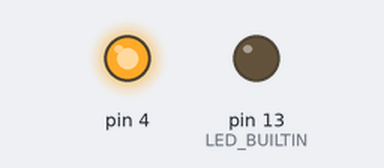
A sketch run on a simulated Arduino Uno, built with avr-gcc and run on an emulated ATmega328P. On the bench: output pins drawn as LEDs (lit = HIGH).

Above: at 0.16 s.
At 4.1 s:
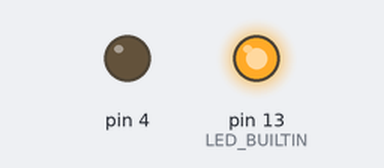
At 6.2 s:
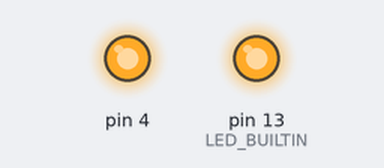
Timing chart, 0 to 10.7 s (numbered marks = the images above):
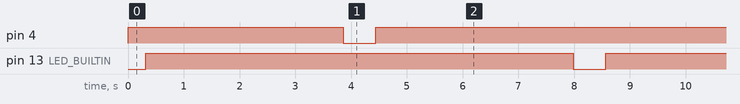

Measured:
- by itself, pin 4: repeats every 8.2 s: LOW 0.58 s, HIGH 7.7 s
- by itself, pin 13 (LED_BUILTIN): alternates HIGH for 7.7 s and LOW for 0.58 s
- by itself, everything shown: repeats every 8.2 s, in 4 steps

The sketch:

lab1_breathing_lamp.ino
```cpp
// mqp

//void setup() {
//  Serial.begin(115200);
//  // put your setup code here, to run once:
//
//}
//
//void loop() {
//  // put your main code here, to run repeatedly:
//FlasgMode_t ideMode=ESP.getFlashChipMode();
//String coreVersion=ESP.getCoreVersion();
//Serial.print(F("Ardui  :"));
//Serial.println(coreVersion);
//Serial.printf("Flasg rel  Id : %08X \n",ESP.getFlashChipId());
//delay(1000);
//}

//void setup()
//{
//  Serial.begin(9600);
//}
//
//void loop()
//{
//  FlashMode_t ideMode = ESP.getFlashChipMode();
//  String coreVersion = ESP.getCoreVersion();
//  Serial.print(F("Arduino Core For ESP8266 Version"));
//  Serial.println(coreVersion);
//  Serial.printf("Flash real id: %08X\n\n", ESP.getFlashChipId());
//  delay(1000);
//}
//

//  怎么同时控制两个
// void fadeOn(unsigned int time,int increament){
//   for(byte value=0;value<255;value+=increament){
//             analogWrite(ledPin, value);
//             delay(time/(255/increament));
//    }

// }

// void fadeOff(unsigned int time,int decreament){
//   for(byte value=255;value>0;value-=decreament){
//         analogWrite(ledPin,value);
//             delay(time/(255/decreament));

//     }

// }
// ————————————————
// 版权声明：本文为CSDN博主「漠宸离若」的原创文章，遵循CC 4.0 BY-SA版权协议，转载请附上原文出处链接及本声明。
// 原文链接：https://blog.csdn.net/weixin_43349929/article/details/105223330

void setup()
{
  // Serial.begin(9600);
  pinMode(LED_BUILTIN, OUTPUT);
}

void loop()
{
  //   digitalWrite(LED_BUILTIN,HIGH);
  //     delay(1000);
  // digitalWrite(LED_BUILTIN,LOW);
  //     delay(1000);

  // int val=700;
  int val = 1024;
  // 这个 不显示 1024
  // int rangeFrom=0;
  // int rangeTo=2048;
  // 一下子亮了

  int rangeFrom = 500;
  int rangeTo = 1023;
  // 在闪电
  // 500--1023  有的
  int ledRangeFrom = 500;
  // int ledPwm=100;

  // int ledPwm = 0;
  // // int ledPwm2=800;
  // int ledPwm2 = 2000;

  //  int ledPwm = 0;
  // // int ledPwm2=800;
  // int ledPwm2 = 1024;

  int ledPwm = 1;
  // int ledPwm2=800;
  // int ledPwm2 = 1023;
  // 这里要比 top 小 1 ，不然 进入不了循环
  int ledPwm2 = 2047;

  // int led1Top=2048;
  // int led1Top=1024;
  // int led2Top=1024;

  int led1Top = 2048;
  int led2Top = 2048;

  int cnt = 500;
  // for (int i = rangeFrom; i < rangeTo; i+=30)
  for (int i = 0; i < cnt && ledPwm > 0 && ledPwm < led1Top && ledPwm2 > 0 && ledPwm2 < led2Top; i++)
  {
    /* code */
    // analogWrite(LED_BUILTIN,val);
    //   analogWrite(4,2048-val);
    // analogWrite(LED_BUILTIN,i);
    analogWrite(LED_BUILTIN, ledPwm);
    //  ledPwm+=20;
    // ledPwm+=10;
    // ledPwm += 4;
    ledPwm += (led1Top * 1.0 / cnt);
    // analogWrite(4,2048-i);
    //  analogWrite(4,1023-i);
    analogWrite(4, ledPwm2);
    // ledPwm2-=10;
    // ledPwm2 -= 4;
    ledPwm2 -= (led2Top * 1.0 / cnt);
    // 没有到最不亮的地步
    // 2000-500 不行的  1024--1500 是没有的
    //  delay(250);
    // delay(30);
    delay(10);
    // delay(125);
    // 0  600
    // 1 400
    // 2 300
    // 3 200
    //  val-=100;
    // val-=200;
  }

  // ledPwm=800;
  // ledPwm2=100;

  // ledPwm = 2047;
  // ledPwm2 = 1;

  //   ledPwm = 1024;
  // ledPwm2 = 1;

  // ledPwm = 1023;
  ledPwm = 2047;
  ledPwm2 = 1;
  // 知道了 他的范围是这些 0--2048

  for (int i = 0; i < cnt && ledPwm > 0 && ledPwm < led1Top && ledPwm2 > 0 && ledPwm2 < led2Top; i++)
  {
    /* code */
    // analogWrite(LED_BUILTIN,val);
    //   analogWrite(4,2048-val);
    // analogWrite(LED_BUILTIN,i);
    analogWrite(LED_BUILTIN, ledPwm);
    //  这里到了 最暗
    //  ledPwm+=20;
    // ledPwm+=10;
    //  ledPwm-=10;
    // ledPwm -= 4;
    ledPwm -= (led1Top * 1.0 / cnt);
    // analogWrite(4,2048-i);
    //  analogWrite(4,1023-i);
    analogWrite(4, ledPwm2);
    // ledPwm2-=10;
    //  ledPwm2+=10;
    // ledPwm2 += 4;
    ledPwm2 += (led2Top * 1.0 / cnt);
    // 2000-500 不行的  1024--1500 是没有的
    //  delay(250);
    // delay(30);
    // 有点慢了
    delay(10);
    // delay(125);
    // 0  600
    // 1 400
    // 2 300
    // 3 200
    //  val-=100;
    // val-=200;
  }

  // for (int i = rangeTo; i > rangeFrom; i-=30)
  // {
  //   /* code */
  //   // analogWrite(LED_BUILTIN,val);
  //   //   analogWrite(4,2048-val);
  //       analogWrite(LED_BUILTIN,i);
  //     // analogWrite(4,2048-i);
  //      analogWrite(4,1023-i);
  // //  delay(250);
  //   delay(30);
  //   // delay(125);
  //   // 0  600
  //   // 1 400
  //   // 2 300
  //   // 3 200
  // //  val-=100;
  //   // val-=200;
  // }

  // 这个还行吧
  // analogWrite(LED_BUILTIN,2048);
  //  delay(600);
  //  analogWrite(LED_BUILTIN,1848);
  // delay(400);
  //  analogWrite(LED_BUILTIN,1500);
  // delay(300);
  //  analogWrite(LED_BUILTIN,1100);
  // delay(200);

  // analogWrite(LED_BUILTIN,1024);
  //  delay(600);
  //  analogWrite(LED_BUILTIN,824);
  // delay(400);
  //  analogWrite(LED_BUILTIN,624);
  // delay(300);
  //  analogWrite(LED_BUILTIN,424);
  // delay(200);

  // analogWrite(LED_BUILTIN,624);
  //  delay(600);
  //  analogWrite(LED_BUILTIN,824);
  // delay(400);
  //  analogWrite(LED_BUILTIN,1024);
  // delay(300);
  //  analogWrite(LED_BUILTIN,1100);
  // delay(200);

  // analogWrite(LED_BUILTIN,1300);
  //  delay(600);
  //  analogWrite(LED_BUILTIN,1500);
  // delay(400);
  //  analogWrite(LED_BUILTIN,1600);
  // delay(300);
  //  analogWrite(LED_BUILTIN,2000);
  // delay(200);

  // .......

  // analogWrite(4,2048);
  //  delay(600);
  //  analogWrite(4,1848);
  // delay(400);
  //  analogWrite(4,1500);
  // delay(300);
  //  analogWrite(4,1100);
  // delay(200);

  // analogWrite(4,1024);
  //  delay(600);
  //  analogWrite(4,824);
  // delay(400);
  //  analogWrite(4,624);
  // delay(300);
  //  analogWrite(4,424);
  // delay(200);
  // .... 和 红的 一起的

  // FlashMode_t ideMode = ESP.getFlashChipMode();
  // String coreVersion = ESP.getCoreVersion();
  // Serial.print(F("Arduino Core For ESP8266 Version"));
  // Serial.println(coreVersion);
  // Serial.printf("Flash real id: %08X\n\n", ESP.getFlashChipId());
  // delay(1000);
}
```
